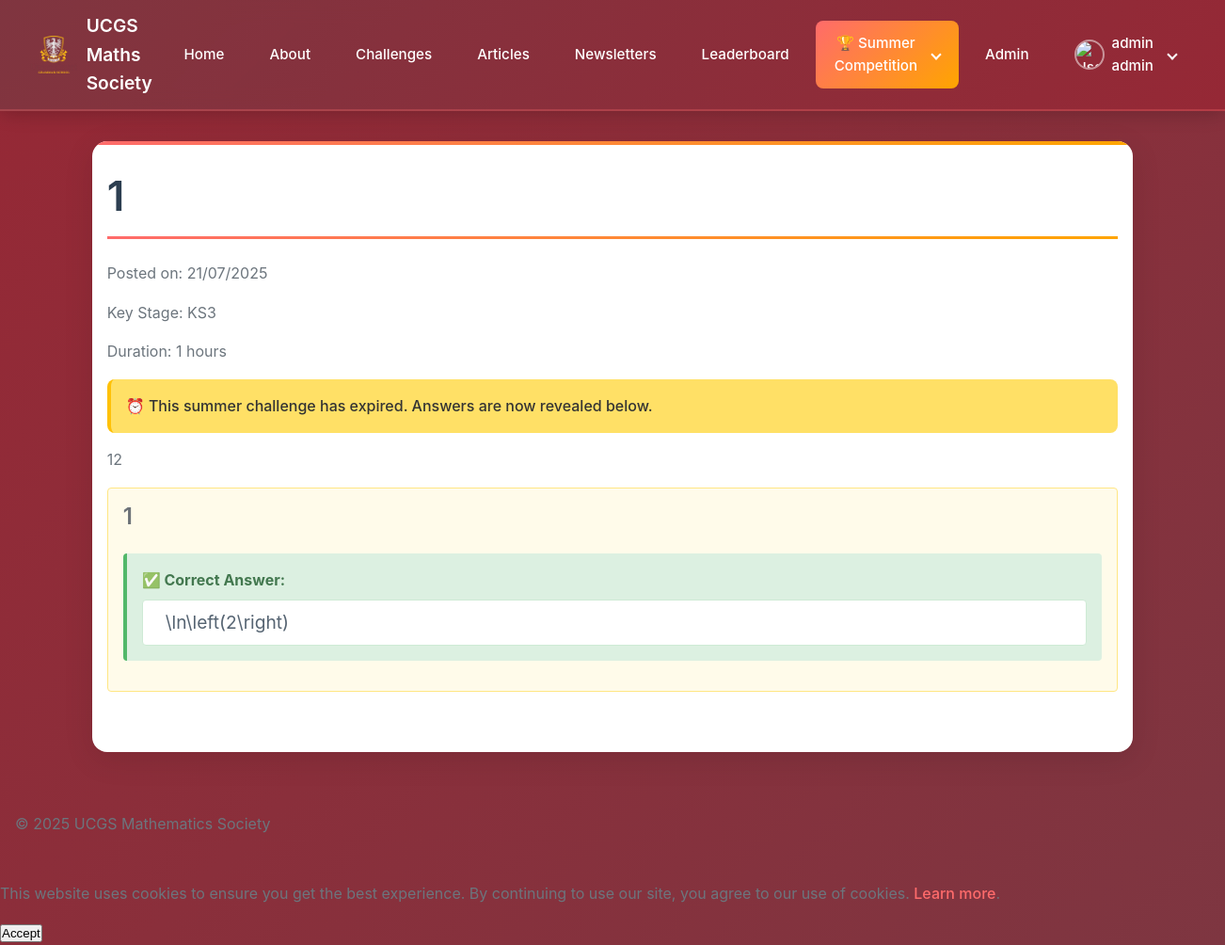
Screenshot of /summer_challenge/1 (signed in) with the database file from the repository.
### app/models.py (models this page shows, shortened)
class User(UserMixin, db.Model):
    __tablename__ = "users"
    id = db.Column(db.Integer, primary_key=True)
    full_name = db.Column(db.String(100), nullable=False, index=True)
    year = db.Column(db.Integer)
    maths_class = db.Column(db.String(100))
    password_hash = db.Column(db.String(128))
    is_admin = db.Column(db.Boolean, default=False, nullable=False)
    key_stage = db.Column(db.String(3), nullable=False, index=True)
    school_id = db.Column(db.Integer, db.ForeignKey('school.id'), nullable=True, index=True)
    is_competition_participant = db.Column(db.Boolean, default=False, nullable=False)
    submissions = db.relationship(
        "AnswerSubmission",
        back_populates="user",
        lazy="dynamic",
        cascade="all, delete-orphan"
    )
    articles = db.relationship(
        "Article",
        back_populates="author",
        lazy="dynamic",
        cascade="all, save-update"
    )

class SummerChallenge(db.Model):
    __tablename__ = "summer_challenge"
    id = db.Column(db.Integer, primary_key=True)
    title = db.Column(db.String(100), nullable=False, index=True)
    content = db.Column(db.Text, nullable=False)
    date_posted = db.Column(db.DateTime, default=datetime.utcnow, nullable=False)
    duration_hours = db.Column(db.Integer, default=24, nullable=False)
    file_url = db.Column(db.String(100))
    key_stage = db.Column(db.String(3), nullable=False, index=True)
    is_manually_locked = db.Column(db.Boolean, default=False, nullable=False)  # Add this field
    answer_boxes = db.relationship(
        'SummerChallengeAnswerBox',
        back_populates='challenge',
        lazy='dynamic',
        cascade='all, delete-orphan',
        order_by="SummerChallengeAnswerBox.order"
    )
    submissions = db.relationship(
        'SummerSubmission',
        back_populates='challenge',
        lazy='dynamic'
    )
    @property
    def is_locked(self):
        from datetime import datetime, timedelta
        return (self.is_manually_locked or
                datetime.utcnow() > self.date_posted + timedelta(hours=self.duration_hours))

class SummerChallengeAnswerBox(db.Model):
    __tablename__ = "summer_challenge_answer_box"
    id = db.Column(db.Integer, primary_key=True)
    challenge_id = db.Column(db.Integer, db.ForeignKey('summer_challenge.id'), nullable=False, index=True)
    box_label = db.Column(db.String(100), nullable=False)
    correct_answer = db.Column(db.String(100), nullable=False)
    order = db.Column(db.Integer, nullable=False)
    challenge = db.relationship('SummerChallenge', back_populates='answer_boxes')
    submissions = db.relationship(
        'SummerSubmission',
        back_populates='answer_box',
        lazy='dynamic'
    )
    __table_args__ = (
        db.Index('ix_summer_answer_box_challenge_order', 'challenge_id', 'order'),
    )

### app/main/routes.py (the view)
@bp.route("/summer_challenge/<int:challenge_id>", methods=["GET", "POST"])
def summer_challenge(challenge_id: int):
    challenge = SummerChallenge.query.get_or_404(challenge_id)
    if current_user.is_authenticated and current_user.key_stage != challenge.key_stage:
        flash(f"This summer challenge is for {challenge.key_stage} students only. You are registered for {current_user.key_stage}.", "error")
        return redirect(url_for("main.challenges"))
    forms = {}
    submissions = {}
    can_submit = (
        current_user.is_authenticated
        and getattr(current_user, "is_competition_participant", False)
        and current_user.school_id is not None
        and not challenge.is_locked
        and current_user.key_stage == challenge.key_stage
    )
    if current_user.is_authenticated:
        for answer_box in challenge.answer_boxes.all():  # Add .all() here
            forms[answer_box.id] = AnswerSubmissionForm()
            submissions[answer_box.id] = (
                SummerSubmission.query.filter_by(
                    user_id=current_user.id,
                    challenge_id=challenge_id,
                    answer_box_id=answer_box.id,
                )
                .order_by(SummerSubmission.submitted_at.desc())
                .all()
            )
        if request.method == "POST" and can_submit:
            return handle_summer_challenge_submission(challenge, forms)
    all_correct = (
        current_user.is_authenticated
        and len(challenge.answer_boxes.all()) > 0  # Add .all() here
        and all(
            SummerSubmission.query.filter_by(
                user_id=current_user.id,
                challenge_id=challenge.id,
                answer_box_id=box.id,
                is_correct=True,
            ).first()
            is not None
            for box in challenge.answer_boxes.all()  # Add .all() here
        )
    )
    return render_template(
        "main/summer_challenge.html",
        challenge=challenge,
        forms=forms if current_user.is_authenticated else None,
        submissions=submissions,
        attempts_remaining=3,
        all_correct=all_correct,
        can_submit=can_submit,
    )

### app/__init__.py (called while the page is built)
def initialize_extensions(app):
    ckeditor.init_app(app)
    db.init_app(app)
    login_manager.init_app(app)
    migrate.init_app(app, db, render_as_batch=True)
    from app.models import User
    @login_manager.user_loader
    def load_user(user_id):
        return User.query.get(int(user_id))

### app/templates/main/summer_challenge.html (shortened to what this page needs)
{% extends "base.html" %}
{% block content %}
    <div class="challenge-container">
        <article>
            <h1 class="challenge-title">{{ challenge.title }}</h1>
            <div class="challenge-meta">
                <p>Posted on: {{ challenge.date_posted.strftime('%d/%m/%Y') }}</p>
                <p>Key Stage: {{ challenge.key_stage.upper() }}</p>
                <p>Duration: {{ challenge.duration_hours }} hours</p>
                {% if challenge.is_locked %}
                    {% if challenge.is_manually_locked %}
                        <div class="alert alert-warning" style="background: #ffe066; color: #333;">
                            🔒 This challenge has been manually locked by an admin. Answers are now revealed below.
                        </div>
                    {% else %}
                        <div class="alert alert-warning" style="background: #ffe066; color: #333;">
                            ⏰ This summer challenge has expired. Answers are now revealed below.
                        </div>
                    {% endif %}
                {% endif %}
            </div>
            <div class="challenge-content">
                {{ challenge.content | safe }}
            </div>
            {% for answer_box in challenge.answer_boxes.all() %}
                {% set form = forms[answer_box.id] if forms else None %}
                {% set box_submissions = submissions[answer_box.id] if submissions else [] %}
                {% set has_correct = box_submissions and box_submissions[0].is_correct %}
                {% set submission_count = box_submissions|length %}
                {% set attempts_remaining = 3 - submission_count %}
                <div class="answer-box" id="answer-box-{{ answer_box.id }}"{% if challenge.is_locked %} style="opacity:0.8;"{% endif %}>
                    <h3>{{ answer_box.box_label }}</h3>
                    {% if challenge.is_locked %}
                        <div class="correct-answer-reveal" style="background: #d4edda; padding: 1rem; border-radius: 4px; border-left: 4px solid #28a745; margin: 1rem 0;">
                            <h4 style="color: #155724; margin: 0 0 0.5rem 0;">✅ Correct Answer:</h4>
                            <div style="background: white; padding: 0.5rem; border-radius: 4px; border: 1px solid #c3e6cb;">
                                <math-field readonly class="form-control" style="font-size: 1.2rem; background: none; border: none;">{{ answer_box.correct_answer }}</math-field>
                            </div>
                        </div>
                    {% elif not has_correct %}
                        <div class="alert alert-error">
                            <p>You have used all your attempts for this part.</p>
                        </div>
                    {% endif %}
                </div>
            {% endfor %}
        </article>
    </div>
{% endblock %}

### app/templates/base.html (shortened to what this page needs)
<!DOCTYPE html>
<html lang="en">
    <head>
        <link rel="stylesheet" href="{{ url_for('static', filename='css/main.css') }}">
        <link rel="stylesheet" href="https://cdnjs.cloudflare.com/ajax/libs/mathquill/0.10.1/mathquill.min.css">
</head>
<body>
    <header>
        <nav class="nav-container">
            <a href="{{ url_for('main.home') }}" class="nav-logo">
                <img src="{{ url_for('static', filename='images/crest.png') }}" alt="UCGS Crest">
                <span>UCGS Maths Society</span>
            </a>
            <ul class="nav-menu" id="navMenu">
                <li><a href="{{ url_for('main.home') }}">Home</a></li>
                <li><a href="{{ url_for('main.about') }}">About</a></li>
                <li><a href="{{ url_for('main.challenges') }}">Challenges</a></li>
                <li><a href="{{ url_for('main.articles') }}">Articles</a></li>
                <li><a href="{{ url_for('main.newsletters') }}">Newsletters</a></li>
                <li><a href="{{ url_for('main.leaderboard') }}">Leaderboard</a></li>
                <li class="dropdown">
                    <a href="#" class="dropdown-toggle button summer-comp-button">
                        🏆 Summer Competition
                        <span class="dropdown-arrow"></span>
                    </a>
                </li>
                {% if current_user.is_anonymous %}
                    <li class="nav-auth"><a href="{{ url_for('auth.login') }}" class="button button-secondary">Login</a></li>
                    <li class="nav-auth"><a href="{{ url_for('auth.register') }}" class="button">Register</a></li>
                {% else %}
                    {% if current_user.is_admin %}
                        <li><a href="{{ url_for('admin.admin_index') }}">Admin</a></li>
                    {% endif %}
                    <li class="dropdown">
                         <a href="#" class="dropdown-toggle">
                            <img src="{{ url_for('static', filename='images/default-avatar.png') }}" class="nav-avatar" alt="User Avatar">
                            {{ current_user.full_name }}
                            <span class="dropdown-arrow"></span>
                        </a>
                    </li>
                {% endif %}
            </ul>
        </nav>
    </header>
    <main>
        {% block content %}{% endblock %}
    </main>
    <footer>
        <p>&copy; 2025 UCGS Mathematics Society</p>
    </footer>
<div id="cookie-consent-banner" class="cookie-banner">
    <p>
        This website uses cookies to ensure you get the best experience. By continuing to use our site, you agree to our use of cookies.
        <a href="{{ url_for('main.privacy_policy') }}">Learn more</a>.
    </p>
    <button id="accept-cookies" class="cookie-button">Accept</button>
</div>
</body>
</html>

### app/static/css/main.css (style rules this page uses)
* { margin: 0; padding: 0; box-sizing: border-box; }
body { font-family: -apple-system, BlinkMacSystemFont, 'Segoe UI', Roboto, Oxygen, Ubuntu, Cantarell, 'Fira Sans', 'Droid Sans', 'Helvetica Neue', sans-serif; line-height: 1.6; color: #2c3e50; background: linear-gradient(135deg, #962835 0%, #7e3641 100%); min-height: 100vh; display: flex; flex-direction: column; -webkit-font-smoothing: antialiased; -moz-osx-font-smoothing: grayscale; }
header { padding: 0; position: sticky; top: 0; z-index: 900; backdrop-filter: blur(10px); box-shadow: 0 2px 20px rgba(0,0,0,0.1); }
main, footer { padding: 2rem 1rem; }
main { width: 85%; max-width: 1400px; margin: 2rem auto; background: white; box-shadow: 0 8px 32px rgba(0, 0, 0, 0.1); min-height: calc(100vh - 200px); border-radius: 16px; overflow: hidden; position: relative; }
main::before { content: ''; position: absolute; top: 0; left: 0; right: 0; height: 4px; background: linear-gradient(90deg, #ff6b6b, #ffa500, #ff6b6b); background-size: 200% 100%; animation: gradientShift 3s ease-in-out infinite; }
h1, h2, h3 { margin-bottom: 1.5rem; color: #2c3e50; font-weight: 600; line-height: 1.2; }
h1 { font-size: 2.75rem; background: linear-gradient(135deg, #2c3e50, #34495e); -webkit-background-clip: text; -webkit-text-fill-color: transparent; background-clip: text; border-bottom: 3px solid transparent; border-image: linear-gradient(90deg, #ff6b6b, #ffa500) 1; padding-bottom: 1rem; position: relative; }
h3 { font-size: 1.5rem; color: #495057; }
p { margin-bottom: 1rem; color: #6c757d; font-weight: 400; }
.nav-container { display: flex; justify-content: space-between; align-items: center; width: 100%; padding: 0.75rem 2rem; background: linear-gradient(135deg, rgba(126, 54, 65, 0.95), rgba(150, 40, 53, 0.95)); box-shadow: 0 4px 20px rgba(0,0,0,0.1); border-bottom: 2px solid rgba(255, 107, 107, 0.3); position: relative; z-index: 1000; }
.nav-logo { display: flex; align-items: center; color: white; text-decoration: none; font-weight: 600; font-size: 1.2rem; }
.nav-logo img { height: 40px; margin-right: 10px; transition: transform 0.3s ease; }
.nav-menu { display: flex; align-items: center; list-style: none; margin: 0; padding: 0; gap: 0.5rem; }
.nav-menu li { position: relative; }
.nav-menu li a { color: #fff; text-decoration: none; padding: 0.75rem 1.25rem; border-radius: 8px; transition: all 0.3s ease; font-weight: 500; font-size: 0.95rem; display: flex; align-items: center; gap: 0.5rem; }
.nav-avatar { width: 32px; height: 32px; border-radius: 50%; border: 2px solid rgba(255, 255, 255, 0.5); }
.dropdown { position: relative; }
.dropdown-toggle .dropdown-arrow { border: solid white; border-width: 0 2px 2px 0; display: inline-block; padding: 3px; transform: rotate(45deg); transition: transform 0.3s ease; margin-left: 0.5rem; }
.summer-comp-button { background: linear-gradient(135deg, #ff6b6b, #ffa500); font-weight: bold; }
a { color: #ff6b6b; text-decoration: none; transition: all 0.3s ease; font-weight: 500; }
.button { display: inline-flex; align-items: center; gap: 0.5rem; padding: 0.75rem 1.5rem; background: linear-gradient(135deg, #ff6b6b, #ffa500); color: white; border: none; border-radius: 8px; text-decoration: none; transition: all 0.3s cubic-bezier(0.4, 0, 0.2, 1); font-weight: 600; cursor: pointer; font-size: 0.95rem; text-align: center; justify-content: center; min-height: 44px; }
.form-control { width: 100%; padding: 0.875rem 1rem; border: 2px solid #e9ecef; border-radius: 8px; font-size: 1rem; transition: all 0.3s ease; background: white; font-family: inherit; min-height: 44px; }
.alert { padding: 1rem; margin: 1rem 0; border-radius: 8px; border-left: 4px solid; font-weight: 500; }
.alert-warning { background: linear-gradient(135deg, rgba(255, 243, 205, 0.9), rgba(255, 238, 186, 0.9)); color: #856404; border-left-color: #ffc107; }

### app/templates/main/summer_challenge.html (style rules this page uses)
.answer-box { margin-bottom: 2rem; padding: 1rem; border: 1px solid #ffe066; border-radius: 4px; background: #fffbe6; }
.correct-answer-reveal { animation: fadeIn 0.5s ease-in; }

### rows the page displays
User: full_name "admin admin"
SummerChallenge: title "1", date_posted "21/07/2025", key_stage "KS3", duration_hours "1", content "12"
SummerChallengeAnswerBox: box_label "1", correct_answer "\\ln\\left(2\\right)"
